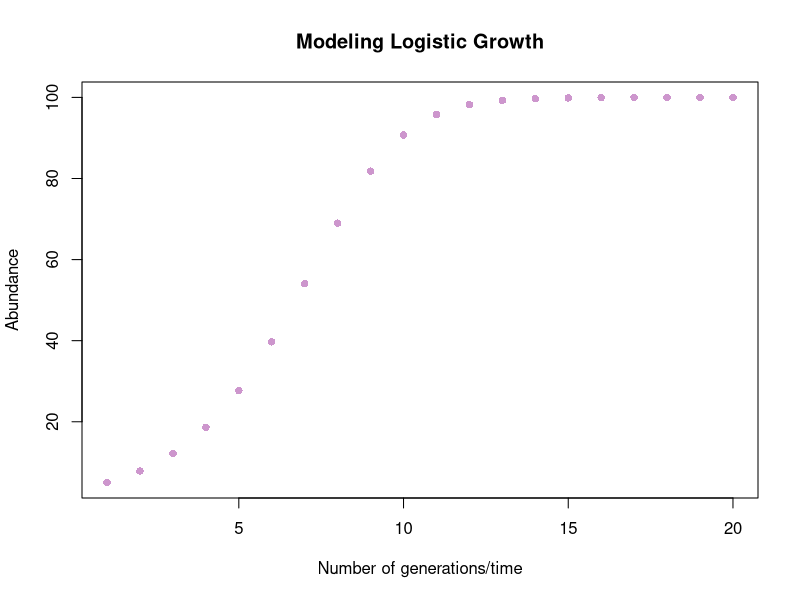

The R script that drew this image:
# Lab 8: Documentation and Metadata
# Celeste Connell

#-------------------------------------------------------------------------------------------------------------------------------

# Transforming logistic growth model into a function
## to execute: logisticGrowth(r, K, numGens, startingPopSize)

logisticGrowth <- function(r=NA, K=NA, numGens=NA, startingPopSize=NA) {
  #Pre-allocating data storage
  abundance <-  rep(0, numGens)
  abundance[1] <- startingPopSize
  
  #Loop. Runs the discrete-time logistic growth equation
  for (t in 2:numGens) {
    abundance[t] <- abundance[t-1] + ( r * abundance[t-1] * ( K - abundance[t-1])/K )
  }
  generations <- (1:numGens)
  myMatrix <- cbind(generations, abundance)
  plot(generations, abundance, main="Modeling Logistic Growth", xlab="Number of generations/time", ylab="Abundance", col="plum3", pch=16)
  return(myMatrix)
}

# Testing out my logisticGrowth function

logisticGrowthData <- logisticGrowth(0.6,100,20,5)

# Write the data to a new csv file

write.csv(x = logisticGrowthData, file = "logisticGrowthData.csv", row.names = FALSE)
